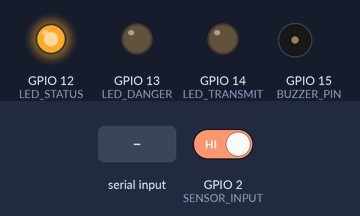
A sketch run on a simulated ESP32. Shown: output pins drawn as LEDs (lit = HIGH), buzzer (waves = sounding, pin HIGH). Dashed ring = blinking. Inputs (shaded band) come from the test bench; at power-on: GPIO 2 (SENSOR_INPUT) HIGH. No radio packets arrive unless stated; what the sketch prints to the serial monitor is not drawn.

Above: at 1.4 s.
1.5 s: GPIO 2 (SENSOR_INPUT) driven LOW
At 1.83 s:
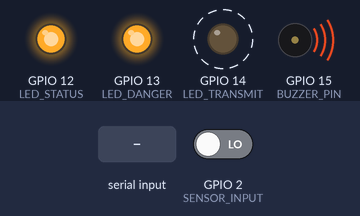
4.5 s: "0" received over Serial
At 5.7 s:
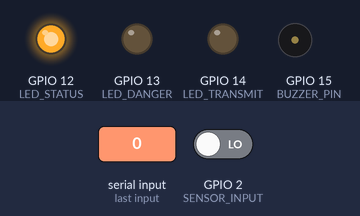
6.0 s: "1" received over Serial
At 6.37 s:
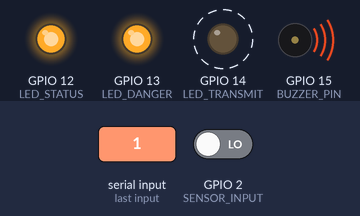
9.0 s: "s" received over Serial
12.0 s: GPIO 2 (SENSOR_INPUT) driven HIGH
At 12.5 s:
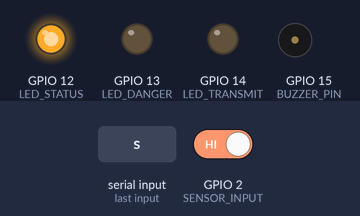
Timing chart, 0 to 14.6 s (numbered marks = the images above; inputs shaded):
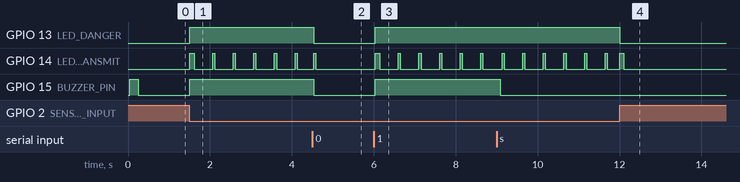

The sketch:

esp32_nrf_sender_improved.ino
```cpp
/*
 * ESP32 NRF24L01 Emergency Alert Sender - IMPROVED VERSION
 *
 * This code sends emergency alerts via NRF24L01 to receiver ESP32
 * Improved version of your original sender with better features
 *
 * Hardware Requirements:
 * - ESP32 board (ESP32-WROOM-32 recommended)
 * - NRF24L01 module
 * - Buzzer (optional)
 * - LEDs for status indication (optional)
 * - Sensors for drowning detection (to be integrated)
 *
 * Libraries Required:
 * - RF24 by TMRh20 (install via Library Manager)
 *
 * FEATURES:
 * - Reliable NRF24L01 communication
 * - Emergency alert with buzzer
 * - LED status indicators
 * - Serial command interface for testing
 * - Automatic alert timeout
 * - Transmission confirmation
 * - Power management
 */

#include <SPI.h>
#include <RF24.h>

// ==================== CONFIGURATION SECTION ====================

// NRF24L01 Configuration - MUST match receiver
RF24 radio(4, 5);  // CE, CSN pins (GPIO 4, GPIO 5)
const byte address[6] = "NODE1";  // MUST match receiver address

// Pin Definitions
#define BUZZER_PIN 15      // Buzzer pin (GPIO 15)
#define LED_STATUS 12      // Status LED (GPIO 12) - Green
#define LED_DANGER 13      // Danger LED (GPIO 13) - Red
#define LED_TRANSMIT 14    // Transmission LED (GPIO 14) - Blue

// Sensor Input Pin (for future ML integration)
#define SENSOR_INPUT 2     // Digital input from drowning detection sensor

// Alert Configuration
const unsigned long ALERT_DURATION = 15000;    // 15 seconds total alert time
const unsigned long BUZZER_INTERVAL = 3000;    // 3 seconds ON/OFF interval
const unsigned long TRANSMISSION_INTERVAL = 500; // Send data every 500ms during alert
const unsigned long HEARTBEAT_INTERVAL = 10000;  // Send heartbeat every 10 seconds

// ==================== END CONFIGURATION SECTION ====================

// System state variables
bool dangerActive = false;
bool buzzerState = false;
unsigned long alertStartTime = 0;
unsigned long lastBuzzerToggle = 0;
unsigned long lastTransmission = 0;
unsigned long lastHeartbeat = 0;
bool nrfInitialized = false;

// Transmission statistics
unsigned long totalTransmissions = 0;
unsigned long failedTransmissions = 0;

void setup() {
  Serial.begin(115200);
  Serial.println("=== ESP32 NRF24L01 Emergency Alert Sender ===");
  Serial.println("Version: 2.0 - Improved Production Ready");
  Serial.println("============================================");

  // Initialize pins
  pinMode(BUZZER_PIN, OUTPUT);
  pinMode(LED_STATUS, OUTPUT);
  pinMode(LED_DANGER, OUTPUT);
  pinMode(LED_TRANSMIT, OUTPUT);
  pinMode(SENSOR_INPUT, INPUT_PULLUP);

  // Initial pin states
  digitalWrite(BUZZER_PIN, LOW);
  digitalWrite(LED_STATUS, LOW);
  digitalWrite(LED_DANGER, LOW);
  digitalWrite(LED_TRANSMIT, LOW);

  // Initialize NRF24L01
  initializeNRF();

  // System ready indication
  if (nrfInitialized) {
    digitalWrite(LED_STATUS, HIGH);
    Serial.println("============================================");
    Serial.println("🚀 System Ready - Monitoring for emergencies...");
    Serial.println("Commands:");
    Serial.println("  '1' - Trigger emergency alert");
    Serial.println("  '0' - Clear emergency alert");
    Serial.println("  's' - Show system status");
    Serial.println("  't' - Test transmission");
    Serial.println("============================================");

    // Startup beep
    digitalWrite(BUZZER_PIN, HIGH);
    delay(200);
    digitalWrite(BUZZER_PIN, LOW);
  }
}

void loop() {
  // Check for serial commands (for testing)
  handleSerialCommands();

  // Check sensor input (for future ML integration)
  checkSensorInput();

  // Handle emergency alert logic
  handleEmergencyAlert();

  // Handle data transmission
  handleTransmission();

  // Send periodic heartbeat when not in emergency
  if (!dangerActive && (millis() - lastHeartbeat >= HEARTBEAT_INTERVAL)) {
    sendHeartbeat();
    lastHeartbeat = millis();
  }

  delay(50); // Small delay for system stability
}

void initializeNRF() {
  Serial.println("Initializing NRF24L01...");

  if (!radio.begin()) {
    Serial.println("❌ NRF24L01 initialization failed!");
    nrfInitialized = false;

    // Error indication - blink all LEDs
    while (1) {
      digitalWrite(LED_STATUS, HIGH);
      digitalWrite(LED_DANGER, HIGH);
      digitalWrite(LED_TRANSMIT, HIGH);
      delay(200);
      digitalWrite(LED_STATUS, LOW);
      digitalWrite(LED_DANGER, LOW);
      digitalWrite(LED_TRANSMIT, LOW);
      delay(200);
    }
  }

  nrfInitialized = true;
  Serial.println("✅ NRF24L01 initialized successfully");

  // Configure NRF24L01 - MUST match receiver
  radio.setAutoAck(false);           // Disable auto acknowledgment
  radio.setChannel(108);             // Channel 108 (MUST match receiver)
  radio.setDataRate(RF24_1MBPS);     // 1Mbps data rate
  radio.setPALevel(RF24_PA_LOW);     // Low power level
  radio.openWritingPipe(address);    // Set writing address
  radio.stopListening();             // Set as transmitter

  Serial.println("NRF24L01 Configuration:");
  Serial.println("  Channel: 108");
  Serial.println("  Data Rate: 1Mbps");
  Serial.println("  Power Level: Low");
  Serial.println("  Address: NODE1");
  Serial.println("  Auto ACK: Disabled");
  Serial.println("  Mode: Transmitter");
}

void handleSerialCommands() {
  if (Serial.available()) {
    char command = Serial.read();

    switch (command) {
      case '1':
        triggerEmergencyAlert();
        break;

      case '0':
        clearEmergencyAlert();
        break;

      case 's':
        showSystemStatus();
        break;

      case 't':
        testTransmission();
        break;

      default:
        Serial.println("Unknown command. Use: 1 (danger), 0 (safe), s (status), t (test)");
        break;
    }
  }
}

void checkSensorInput() {
  // Read sensor input (for future ML integration)
  // Currently using digital input - replace with your ML model output
  bool sensorDanger = !digitalRead(SENSOR_INPUT); // Inverted because of pull-up

  static bool lastSensorState = false;

  if (sensorDanger && !lastSensorState) {
    // Sensor detected danger
    Serial.println("🚨 Sensor detected danger!");
    triggerEmergencyAlert();
  } else if (!sensorDanger && lastSensorState && dangerActive) {
    // Sensor cleared danger
    Serial.println("✅ Sensor cleared danger");
    clearEmergencyAlert();
  }

  lastSensorState = sensorDanger;
}

void triggerEmergencyAlert() {
  if (!dangerActive) {
    dangerActive = true;
    alertStartTime = millis();
    lastBuzzerToggle = millis();
    buzzerState = true;

    digitalWrite(LED_DANGER, HIGH);
    digitalWrite(BUZZER_PIN, HIGH);

    Serial.println("🚨 EMERGENCY ALERT TRIGGERED!");
    Serial.println("Alert will run for 15 seconds with 3-second buzzer intervals");

    // Immediate transmission
    transmitData();
  }
}

void clearEmergencyAlert() {
  if (dangerActive) {
    dangerActive = false;
    buzzerState = false;

    digitalWrite(LED_DANGER, LOW);
    digitalWrite(BUZZER_PIN, LOW);

    Serial.println("✅ Emergency alert cleared");

    // Send safe status
    transmitData();
  }
}

void handleEmergencyAlert() {
  if (!dangerActive) return;

  unsigned long currentTime = millis();

  // Check if alert duration has expired
  if (currentTime - alertStartTime >= ALERT_DURATION) {
    Serial.println("⏰ Alert timeout - automatically clearing");
    clearEmergencyAlert();
    return;
  }

  // Handle buzzer intervals (3 seconds ON/OFF)
  if (currentTime - lastBuzzerToggle >= BUZZER_INTERVAL) {
    lastBuzzerToggle = currentTime;
    buzzerState = !buzzerState;
    digitalWrite(BUZZER_PIN, buzzerState);

    Serial.print("🔊 Buzzer: ");
    Serial.println(buzzerState ? "ON" : "OFF");
  }
}

void handleTransmission() {
  if (!nrfInitialized) return;

  unsigned long currentTime = millis();

  // Transmit more frequently during emergency
  unsigned long interval = dangerActive ? TRANSMISSION_INTERVAL : HEARTBEAT_INTERVAL;

  if (currentTime - lastTransmission >= interval) {
    transmitData();
    lastTransmission = currentTime;
  }
}

void transmitData() {
  if (!nrfInitialized) {
    Serial.println("❌ Cannot transmit - NRF not initialized");
    return;
  }

  // Prepare message
  char message[32];
  strcpy(message, dangerActive ? "1" : "0");

  // Transmission LED indication
  digitalWrite(LED_TRANSMIT, HIGH);

  // Send data
  bool result = radio.write(&message, sizeof(message));

  totalTransmissions++;

  if (result) {
    Serial.print("📡 Transmitted: ");
    Serial.print(message);
    Serial.print(" (");
    Serial.print(dangerActive ? "DANGER" : "SAFE");
    Serial.println(")");
  } else {
    failedTransmissions++;
    Serial.print("❌ Transmission failed: ");
    Serial.println(message);
  }

  // Turn off transmission LED
  delay(50);
  digitalWrite(LED_TRANSMIT, LOW);
}

void sendHeartbeat() {
  Serial.println("💓 Sending heartbeat...");
  transmitData();
}

void testTransmission() {
  Serial.println("🧪 Testing transmission...");

  // Test danger signal
  Serial.println("Testing danger signal...");
  char dangerMsg[32] = "1";
  digitalWrite(LED_TRANSMIT, HIGH);
  bool result1 = radio.write(&dangerMsg, sizeof(dangerMsg));
  digitalWrite(LED_TRANSMIT, LOW);

  delay(1000);

  // Test safe signal
  Serial.println("Testing safe signal...");
  char safeMsg[32] = "0";
  digitalWrite(LED_TRANSMIT, HIGH);
  bool result2 = radio.write(&safeMsg, sizeof(safeMsg));
  digitalWrite(LED_TRANSMIT, LOW);

  Serial.print("Test results - Danger: ");
  Serial.print(result1 ? "✅ Success" : "❌ Failed");
  Serial.print(", Safe: ");
  Serial.println(result2 ? "✅ Success" : "❌ Failed");
}

void showSystemStatus() {
  Serial.println("📊 SYSTEM STATUS");
  Serial.println("================");
  Serial.print("NRF24L01: ");
  Serial.println(nrfInitialized ? "✅ Active" : "❌ Failed");
  Serial.print("Emergency State: ");
  Serial.println(dangerActive ? "🚨 DANGER ACTIVE" : "✅ SAFE");

  if (dangerActive) {
    unsigned long elapsed = millis() - alertStartTime;
    unsigned long remaining = ALERT_DURATION - elapsed;
    Serial.print("Alert Time Remaining: ");
    Serial.print(remaining / 1000);
    Serial.println(" seconds");
    Serial.print("Buzzer State: ");
    Serial.println(buzzerState ? "ON" : "OFF");
  }

  Serial.print("Total Transmissions: ");
  Serial.println(totalTransmissions);
  Serial.print("Failed Transmissions: ");
  Serial.println(failedTransmissions);

  if (totalTransmissions > 0) {
    float successRate = ((float)(totalTransmissions - failedTransmissions) / totalTransmissions) * 100;
    Serial.print("Success Rate: ");
    Serial.print(successRate, 1);
    Serial.println("%");
  }

  Serial.print("Uptime: ");
  Serial.print(millis() / 1000);
  Serial.println(" seconds");
  Serial.println("================");
}

/*
 * Hardware Connection Guide:
 *
 * NRF24L01 to ESP32:
 * VCC -> 3.3V (IMPORTANT: Use 3.3V, not 5V!)
 * GND -> GND
 * CE  -> GPIO 4
 * CSN -> GPIO 5
 * SCK -> GPIO 18
 * MOSI -> GPIO 23
 * MISO -> GPIO 19
 * IRQ -> Not connected
 *
 * Other Components:
 * Buzzer (+) -> GPIO 15, (-) -> GND
 * Status LED (Green) -> GPIO 12 -> 220Ω resistor -> GND
 * Danger LED (Red) -> GPIO 13 -> 220Ω resistor -> GND
 * Transmit LED (Blue) -> GPIO 14 -> 220Ω resistor -> GND
 * Sensor Input -> GPIO 2 (with pull-up resistor)
 *
 * Power Supply:
 * - Use stable 3.3V power supply for NRF24L01
 * - Add 10µF and 100nF capacitors near NRF24L01 VCC
 * - Keep wires short (< 10cm)
 * - Use thick wires for power connections
 *
 * Setup Instructions:
 * 1. Install RF24 library by TMRh20
 * 2. Connect hardware as shown above
 * 3. Upload code and monitor serial output
 * 4. Test with serial commands: 1 (danger), 0 (safe)
 * 5. Verify receiver gets the signals
 *
 * Integration with ML Model:
 * Replace the checkSensorInput() function with your ML model output
 * Call triggerEmergencyAlert() when drowning is detected
 * Call clearEmergencyAlert() when situation is resolved
 *
 * Troubleshooting:
 * - If NRF initialization fails, check power supply and connections
 * - If transmissions fail, verify receiver is powered and configured
 * - Use 's' command to check system status and transmission success rate
 * - Ensure both sender and receiver use same channel and address
 */
```

Measured:
- after the input at 1.5 s, GPIO 13 (LED_DANGER), GPIO 15 (BUZZER_PIN): LOW → HIGH at once; GPIO 14 (LED_TRANSMIT): alternates HIGH for 0.05 s and LOW for 0.45 s, starting at once
- after the input at 4.5 s, GPIO 13 (LED_DANGER): HIGH → LOW at once
- after the input at 6.0 s, GPIO 13 (LED_DANGER), GPIO 15 (BUZZER_PIN): LOW → HIGH at once; GPIO 14 (LED_TRANSMIT): alternates HIGH for 0.05 s and LOW for 0.45 s, starting at once
- after the input at 12.0 s, GPIO 13 (LED_DANGER): HIGH → LOW at once; GPIO 15 (BUZZER_PIN): stays LOW (without the input it goes to HIGH after 0.10 s)
